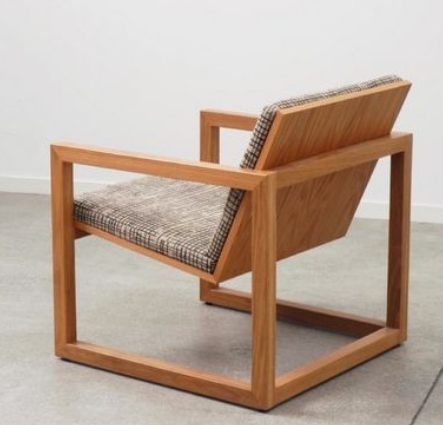
#> input picture Feature Detection and Description/sift.png, 443 x 425 px
$ jupyter execute 'ORB (Oriented FAST and Rotated BRIEF).ipynb'
#> lines starting #> are read from the running program, lines starting #| are printed output that depends on the picture
<h4>Phân tích</h4>

Thuật toán ORB (<b>Oriented FAST</b> and <b>Rotated BRIEF</b>) là một thuật toán dùng để phát hiện và mô tả các đặc trưng trong ảnh, ORB kết hợp hai thuật toán FAST (Features from Accelerated Segment Test) và BRIEF (Binary Robust Independent Elementary Features).

<h5>Oriented FAST</h5>

Thuật toán FAST chỉ thực hiện phát hiện các keypoints dựa vào cường độ sáng bằng cách so sánh với các điểm trong vùng lân cận mà thiếu đi việc xác định hướng của keypoints như SIFT, SURF thực hiện. Để làm cho các điểm đặc trưng có hướng, thuật toán ORB sử dụng thước đo góc của Harris (Harris Corner Measure) để xác định mức độ "corner" của mỗi điểm đặc trưng. Sau đó, góc gradient xung quanh điểm đặc trưng được tính toán để xác định hướng chính xác của nó.

Chi tiết việc sử dụng thước đo Harris Corner Measure để xác định hướng cho một keypoint được thực hiện như sau:

Tương tự với thuật toán Harris Corner Detector, ta xây dựng được ma trận M theo công thức sau: <br>
$\mathrm{M} =  \displaystyle\sum_{x,y}^{} \mathrm{w}(x,y)\begin{bmatrix}\ \mathrm{I_x^2}(x,y) & \ \mathrm{I_{xy}}(x,y)\\\ \mathrm{I_{xy}}(x,y) & \mathrm{I_y^2}(x,y) \\\end{bmatrix}$

Tính toán ma trận độ nhạy của Harris 𝐻. Sau khi có ma trận 𝑀, ta tính toán ma trận độ nhạy của Harris 𝐻, một số lượng dùng để xác định mức độ "corner" của mỗi điểm ảnh. Ma trận Harris là một phép tích chập của 𝑀 với một hàm Gauss để làm nổi bật các điểm sắc nét trong ảnh. <br>
$H = \begin{bmatrix}H_{11} & H_{12}\\H_{12} & H_{22}\end{bmatrix} = \begin{bmatrix}\ \mathrm{I_x^2} & \ \mathrm{I_{xy}}\\\ \mathrm{I_{xy}} & \mathrm{I_y^2} \\\end{bmatrix}* G_{\sigma }$

Trong đó $G_{\sigma }$ là ma trận Gauss với độ nhạy 𝜎, và ∗ biểu thị phép tích chập.

Tính toán góc gradient 𝜃: Góc gradient 𝜃 tại mỗi điểm được tính bằng cách lấy giá trị của ma trận 𝐻: <br>
$\theta = \frac{1}{2}tan^{-1}(\frac{2H_{12}}{H_{22} - H_{11}})$

Đây là công thức tính góc gradient từ ma trận Harris, giúp xác định hướng chính xác của gradient tại điểm đặc trưng.

<h5>Rotated BRIEF</h5>

Một vấn đề của BRIEF là nó không bất biến với xoay. Để giải quyết vấn đề này, ORB thực hiện xoay vector BRIEF theo hướng của điểm đặc trưng đã tính toán ở bước Oriented FAST. Điều này giúp ORB trở nên bất biến với các phép biến đổi xoay.

ORB rời rạc hóa góc theo gia số  2$\pi$/360 (12 độ) và xây dựng bảng tra cứu các mẫu BRIEF được tính toán trước.  Mỗi vector BRIEF được xoay một góc tương ứng với hướng của keypoint. Quá trình xoay được thực hiện bằng cách đảo bit trong vector BRIEF theo một cách xác định để đảm bảo tính bất biến với xoay. Quy tắc đảo bit được thực hiện dựa theo bảng tra cứu mẫu BRIEF.

Lấy ví dụ, góc $\theta = 24^{ \bullet }$ thì sẽ cần thực hiện xoay vector BRIEF hai bước. <br>

Chẳng hạn bảng tra cứu mẫu BRIEF có giá trị như sau:<br>
Bước 0: $0\rightarrow 2, 1\rightarrow 4, 2\rightarrow 3, 3\rightarrow 1, 4\rightarrow 0 ...$<br>
Bước 1:$0\rightarrow 3, 1\rightarrow 0, 2\rightarrow 1, 3\rightarrow 4, 4\rightarrow 2 ...$<br>

Khi đó, vector BRIEF ban đầu [1, 0, 1, 1, 0, ...]. Sau khi thực hiện bước 0 thì vị trí đảo bit thành [2,4,3,1,0..], sau khi thực hiện bước 1 thì vị trí đảo bit thành [1,2,4,0,3..] => vector BRIEF sau khi xoay hai bước là [0,1,0,1,1..]

<h4>ORB trong OpenCV</h4>

[cell 1]
# Hàm cv2.ORB_create() có chứa các tham số sau:
# nfeatures: Số lượng điểm đặc trưng tối đa mà ORB sẽ tìm kiếm. Mặc định là 500
# WTA_K: Số lượng bit mà ORB sử dụng để tạo mô tả từ các phép so sánh cặp điểm. Có thể là 2, 3 hoặc 4. Mặc định là 2
# scoreType: Phương pháp tính điểm để sắp xếp các điểm đặc trưng. Có thể là cv2.ORB_HARRIS_SCORE hoặc cv2.ORB_FAST_SCORE.
#            Mặc định là cv2.ORB_HARRIS_SCORE

import cv2
import matplotlib.pyplot as plt

# Đọc ảnh đầu vào
image = cv2.imread('sift.png')
#> image is the input picture: shape (425, 443, 3); mean B, G, R 156, 169.2, 186.9
gray = cv2.cvtColor(image, cv2.COLOR_BGR2GRAY)
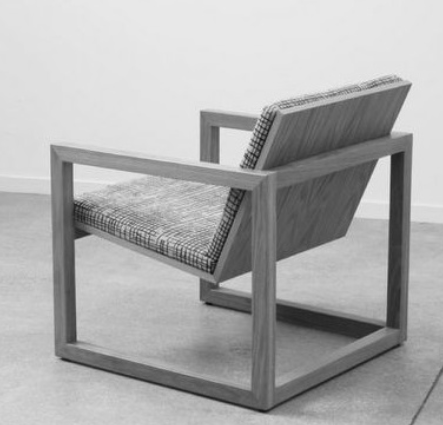
#> gray: shape (425, 443); min 15, max 242, mean 173

# Khởi tạo đối tượng ORB
orb = cv2.ORB_create(nfeatures=1000)

# Tìm điểm đặc trưng và mô tả với ORB
keypoints, descriptors = orb.detectAndCompute(gray, None)
#> keypoints = 930 keypoints; strongest (x, y, size): (387, 157, 53.6), (389, 157, 44.6), (389, 156, 31), (391, 156, 31)

# Vẽ các điểm đặc trưng lên ảnh
image_with_keypoints = cv2.drawKeypoints(image, keypoints, None)
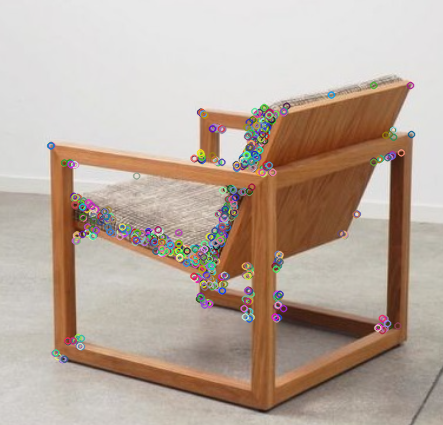
#> image_with_keypoints: shape (425, 443, 3); mean B, G, R 157.2, 169.5, 186.1

# Hiển thị ảnh với các điểm đặc trưng sử dụng matplotlib
plt.figure(figsize=(12, 8))
plt.imshow(cv2.cvtColor(image_with_keypoints, cv2.COLOR_BGR2RGB))
plt.title('ORB Keypoints')
plt.axis('off')
plt.show()

# In ra số lượng điểm đặc trưng được tìm thấy
print(f"Number of keypoints detected: {len(keypoints)}")
#| Number of keypoints detected: 930
